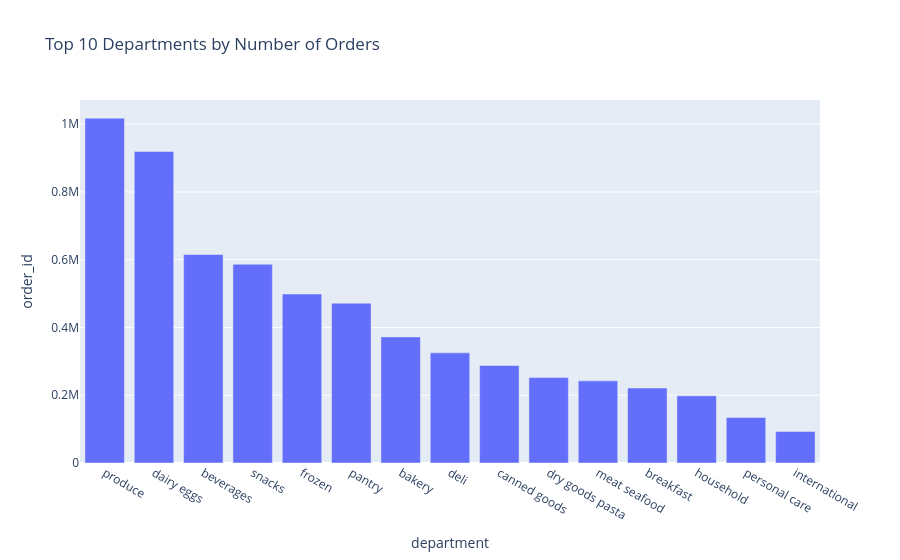

The notebook cell this image was saved under:
### Code cell
fig = px.bar(
    top_departments.reset_index(),
    x="department",
    y="order_id",
    title="Top 10 Departments by Number of Orders"
)


fig.show()

### Figure 1 — Plotly figure (JSON) as saved in the notebook; plotly's stock layout.template omitted (floating-point values rounded to 4 significant figures)
{"data": [{"hovertemplate": "department=%{x}<br>order_id=%{y}<extra></extra>", "legendgroup": "", "marker": {"color": "#636efa", "pattern": {"shape": ""}}, "name": "", "orientation": "v", "showlegend": false, "textposition": "auto", "type": "bar", "x": ["produce", "dairy eggs", "beverages", "snacks", "frozen", "pantry", "bakery", "deli", "canned goods", "dry goods pasta", "meat seafood", "breakfast", "household", "personal care", "international"], "xaxis": "x", "y": [1017822, 919559, 615400, 586575, 498703, 471690, 372030, 325104, 287840, 252148, 242568, 221300, 198133, 134232, 93110], "yaxis": "y"}], "layout": {"barmode": "relative", "legend": {"tracegroupgap": 0}, "title": {"text": "Top 10 Departments by Number of Orders"}, "xaxis": {"anchor": "y", "domain": [0, 1], "title": {"text": "department"}}, "yaxis": {"anchor": "x", "domain": [0, 1], "title": {"text": "order_id"}}}}
